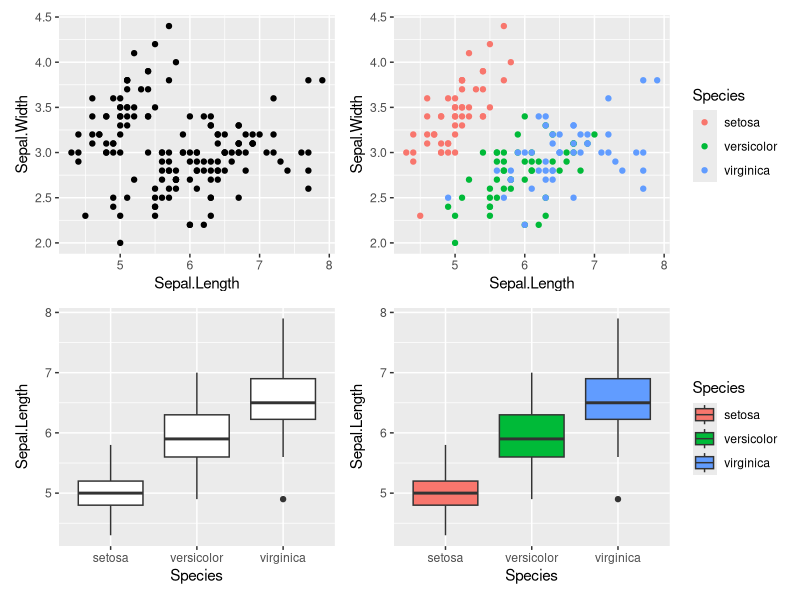
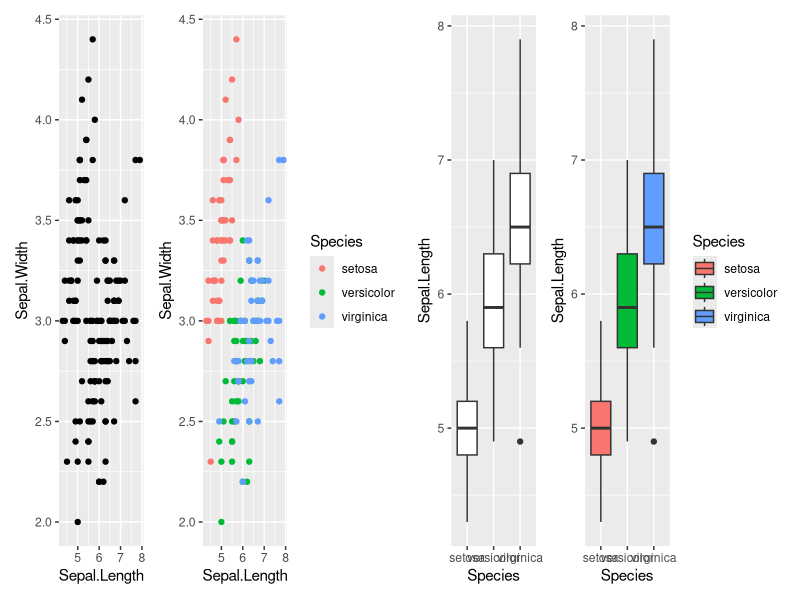
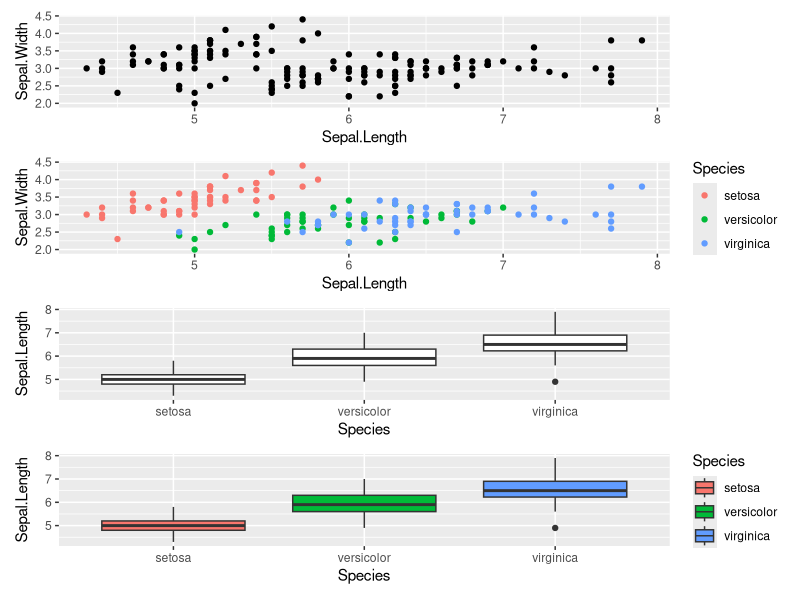
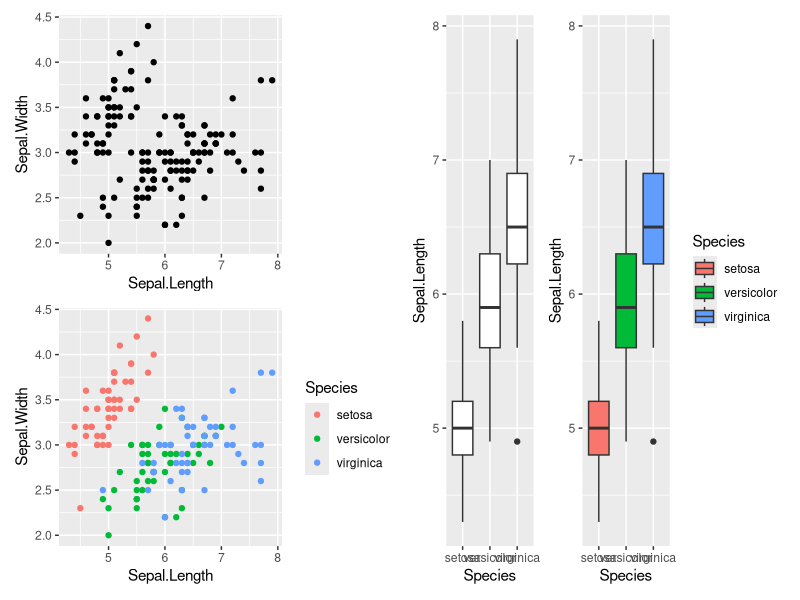
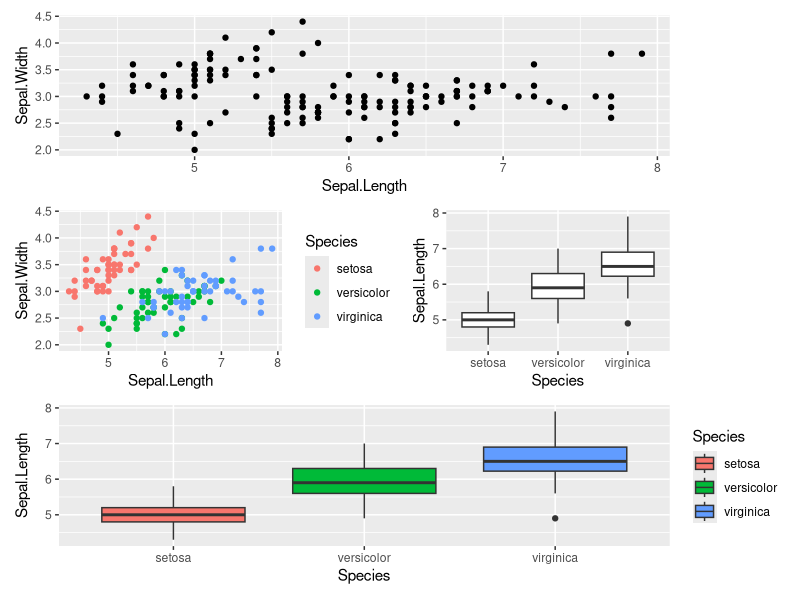
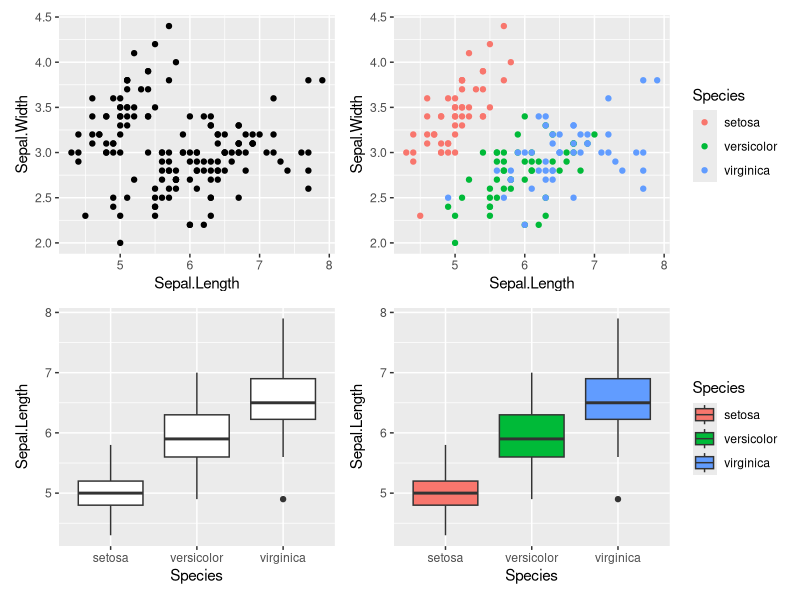
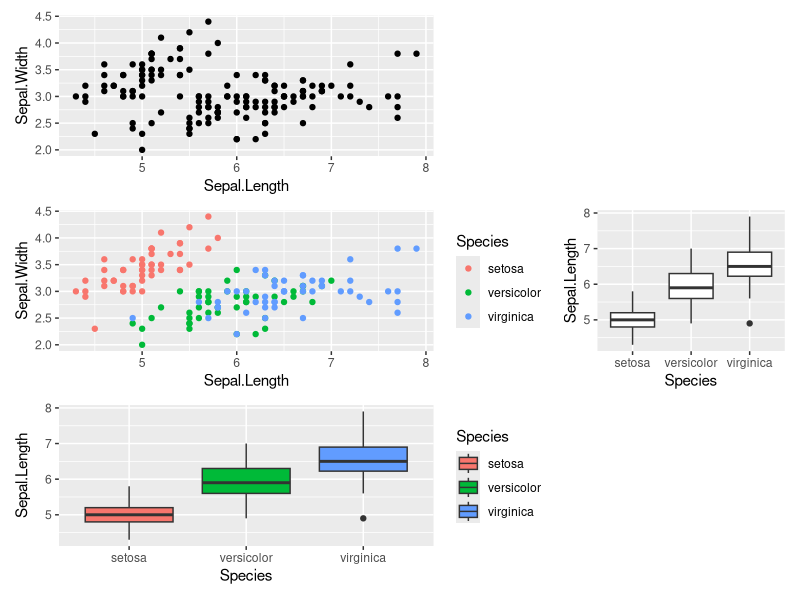
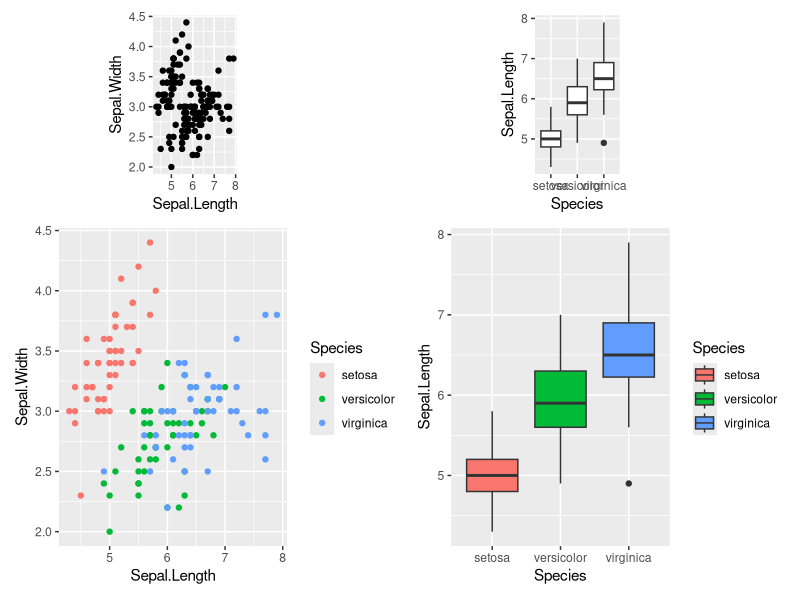

Write the R code that produced these figures, in order.
## ---- chunk 1
knitr::opts_chunk$set(message = F, 
                      error = F, 
                      warning = F,
                      fig.align = "center")

## ---- chunk 2
library(tidyverse)
library(patchwork)

### Create some example plots
p1 <- ggplot(iris) + 
  geom_point(aes(x = Sepal.Length, y = Sepal.Width))

p2 <- ggplot(iris) + 
  geom_point(aes(x = Sepal.Length, y = Sepal.Width, color = Species))

p3 <- ggplot(iris) + 
  geom_boxplot(aes(x = Species, y = Sepal.Length))

p4 <- ggplot(iris) + 
  geom_boxplot(aes(x = Species, y = Sepal.Length, fill = Species))
## ---- chunk 3
### Plot packing
p1 + p2 + p3 + p4

## ---- chunk 4
### Horizontal stacking
p1 | p2 | p3 | p4
## ---- chunk 5
### Vertical stacking
p1 / p2 / p3 / p4

## ---- chunk 6
### Default precedence
p1 / p2 | p3 + p4

## ---- chunk 7
### Indicate precedence with parentheses
p1 / (p2 | p3) + p4

## ---- chunk 8
### A list of ggplots
p_list <- list(p1, p2, p3, p4)

### Wrap the plots
wrap_plots(p_list)

## ---- chunk 9
### Change the layout design and add empty plots
p1 + plot_spacer() + p2 + p3 + p4 + plot_layout(ncol = 2, widths = c(2, 1))

## ---- chunk 10
### Create a layout matrix
layout_matrix <- "
#AA##CC#
BBBBDDDD
BBBBDDDD
"

p1 + p2 + p3 + p4 + plot_layout(design = layout_matrix)

## ---- chunk 11
### Create a set of coordinates for the panels
layout_coord <- c(area(t = 1, b = 7, l = 1, r = 7),
                  area(t = 2, b = 6, l = 8, r = 12),
                  area(t = 3, b = 5, l = 13, r = 15))

p1 + p2 + p3 + plot_layout(design = layout_coord)

## ---- chunk 12
### Default alignment by panel border
p1 / p2 / p3  # the legend of p2 takes extra space

## ---- chunk 13
### 1. Free the right panel border of p2
p1 / free(p2, type = "panel", side = "r") / p3  # the right panel border of p2 is no longer forced to be aligned with those of p1 and p3

## ---- chunk 14
### Create a plot with long y-axis text
p2_long_axis_text <- p2 + scale_y_continuous(labels = ~ format(as.numeric(.x), nsmall = 5))

### Default alignment
p1 / p2_long_axis_text / p3  # extra white space between y-axis label and text in p1 and p3

### 2. Free the y-axis label of p1
free(p1, type = "label", side = "l") / p2_long_axis_text / p3  # no extra space between y-axis label and text in p1

## ---- chunk 15
### Default alignment
p2 + plot_spacer() + p1 + p3  # the legend of p2 creates a space gap between p1 and p3

### 3. Free the space to the right of p2
free(p2, type = "space", side = "r") + plot_spacer() + p1 + p3  # now the legend of p2 can take up the white space created by plot_spacer()

## ---- chunk 16
### Place the legends on the right
p1 + p3 + p2 + p4 + plot_layout(guides = "collect")

## ---- chunk 17
### Duplicate legends are removed
p1 + p3 + p2 + p2 + plot_layout(guides = "collect")

## ---- chunk 18
### Create a designated area for the legend(s)
p1 + p3 + p2 + guide_area() + plot_layout(guides = "collect")

## ---- chunk 19
### Create a designated area for the legend(s)
p1 + p3 + p2 + plot_layout(axes = "collect")
p1 + p3 + p2 + plot_layout(axis_titles = "collect")

## ---- chunk 20
library(tidyverse)
library(patchwork)

p1 <- ggplot(mtcars) + 
  geom_point(aes(mpg, disp)) + 
  ggtitle('Plot 1')

p2 <- ggplot(mtcars) + 
  geom_boxplot(aes(gear, disp, group = gear)) + 
  ggtitle('Plot 2')

p3 <- ggplot(mtcars) + 
  geom_point(aes(hp, wt, colour = mpg)) + 
  ggtitle('Plot 3')

p4 <- ggplot(mtcars) + 
  geom_bar(aes(gear)) + 
  facet_wrap(~cyl) + 
  ggtitle('Plot 4')

(p1 | (p2 / p3)) + 
  plot_annotation(title = 'The surprising story about mtcars',
                  tag_levels = "A")


